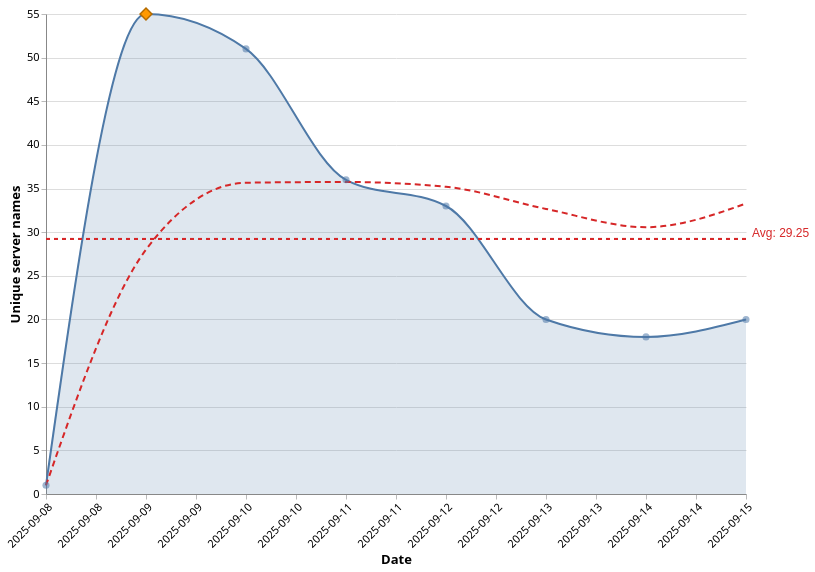

This figure's Vega-Lite source:
### Vega-Lite specification from a JSON file in a GitHub repository (floating-point values rounded to 4 significant figures)
{"$schema": "https://vega.github.io/schema/vega-lite/v5.json", "description": "Unique servers published per day (line + 7d moving average)", "background": "white", "width": 700, "height": 480, "data": {"values": [{"count": 1, "date": "2025-09-08"}, {"count": 55, "date": "2025-09-09"}, {"count": 51, "date": "2025-09-10"}, {"count": 36, "date": "2025-09-11"}, {"count": 33, "date": "2025-09-12"}, {"count": 20, "date": "2025-09-13"}, {"count": 18, "date": "2025-09-14"}, {"count": 20, "date": "2025-09-15"}]}, "transform": [{"frame": [-6, 0], "sort": [{"field": "date"}], "window": [{"op": "mean", "as": "ma7", "field": "count"}]}, {"joinaggregate": [{"op": "argmax", "as": "peakRow", "field": "count"}]}, {"window": [{"as": "rowNumber", "op": "row_number"}], "sort": [{"field": "date"}]}, {"joinaggregate": [{"op": "max", "as": "lastRow", "field": "rowNumber"}]}, {"calculate": "datum.rowNumber === datum.lastRow", "as": "isLast"}, {"calculate": "datum.count === datum.peakRow.count ? true : false", "as": "isPeak"}], "layer": [{"mark": {"interpolate": "monotone", "color": "#4e79a7", "opacity": 0.18, "type": "area"}, "encoding": {"x": {"axis": {"format": "%Y-%m-%d", "grid": false, "title": "Date", "labelAngle": -45}, "type": "temporal", "field": "date"}, "y": {"axis": {"grid": true, "title": "Unique server names"}, "type": "quantitative", "field": "count"}}}, {"mark": {"interpolate": "monotone", "stroke": "#4e79a7", "strokeWidth": 2, "type": "line"}, "encoding": {"x": {"type": "temporal", "field": "date"}, "y": {"type": "quantitative", "field": "count"}}}, {"mark": {"interpolate": "monotone", "strokeDash": [6, 4], "stroke": "#d62728", "strokeWidth": 2, "type": "line"}, "encoding": {"x": {"type": "temporal", "field": "date"}, "y": {"type": "quantitative", "field": "ma7"}}}, {"mark": {"size": 50, "color": "#4e79a7", "filled": true, "type": "point"}, "selection": {"hover": {"empty": "none", "nearest": true, "on": "mouseover", "type": "single"}}, "encoding": {"tooltip": [{"title": "Date", "type": "temporal", "field": "date"}, {"title": "Daily unique", "type": "quantitative", "field": "count"}, {"title": "7d avg", "type": "quantitative", "field": "ma7"}], "x": {"type": "temporal", "field": "date"}, "y": {"type": "quantitative", "field": "count"}, "opacity": {"value": 0.55, "condition": {"selection": "hover", "value": 1}}}}, {"mark": {"color": "#ff9900", "strokeWidth": 1.5, "shape": "diamond", "filled": true, "size": 140, "type": "point", "stroke": "#b36b00"}, "encoding": {"opacity": {"value": 0, "condition": {"test": "datum.isPeak == true", "value": 1}}, "x": {"type": "temporal", "field": "date"}, "y": {"type": "quantitative", "field": "count"}, "tooltip": [{"title": "Peak date", "type": "temporal", "field": "date"}, {"title": "Peak unique count", "type": "quantitative", "field": "count"}]}}, {"mark": {"color": "#d62728", "strokeDash": [4, 4], "strokeWidth": 1.5, "type": "rule"}, "encoding": {"y": {"datum": 29.25}}}, {"mark": {"dy": -6, "align": "left", "fontSize": 12, "color": "#d62728", "dx": 6, "type": "text"}, "transform": [{"filter": "datum.isLast == true"}], "encoding": {"text": {"value": "Avg: 29.25"}, "x": {"type": "temporal", "field": "date"}, "y": {"datum": 29.25}}}], "config": {"axis": {"labelFontSize": 11, "labelFont": "Segoe UI", "titleFont": "Segoe UI", "domainColor": "#888", "tickColor": "#bbb", "titleFontSize": 13}, "view": {"stroke": "transparent"}}}
